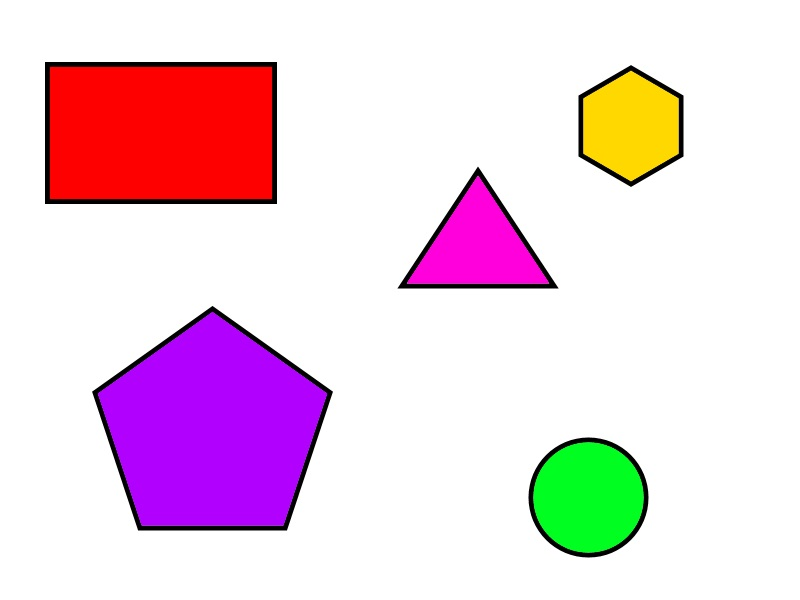
#> input picture images/shape.jpg, 800 x 600 px, found by its file name
$ python img2UML.py
#> lines starting #> are read from the running program, lines starting #| are printed output that depends on the picture; after the words box and inside, x2 and y2 are one past the last pixel; in counts of white or black regions, pixels touching at a corner belong together
import cv2
import matplotlib.pyplot as plt
import os
import numpy as np

def detect_rectangles(img_path, output_dir="NewVersion2"):
    # Step 1: Read input image
#> called with img_path = './images/shape.jpg', output_dir = 'NewVersion2'
    img = cv2.imread(img_path)
#> img is the input picture: shape (600, 800, 3); mean B, G, R 223.7, 210.1, 237.8
    if img is None:
        raise ValueError("Image not found. Check the file path.")

    # Make sure output folder exists
    os.makedirs(output_dir, exist_ok=True)

    # Step 2: Save as BMP (optional)
    bmp_path = os.path.join(output_dir, "output.bmp")
    cv2.imwrite(bmp_path, img)

    # Create a copy for processing
    processed = img.copy()

    # Step 3: Convert to grayscale
    gray = cv2.cvtColor(processed, cv2.COLOR_BGR2GRAY)
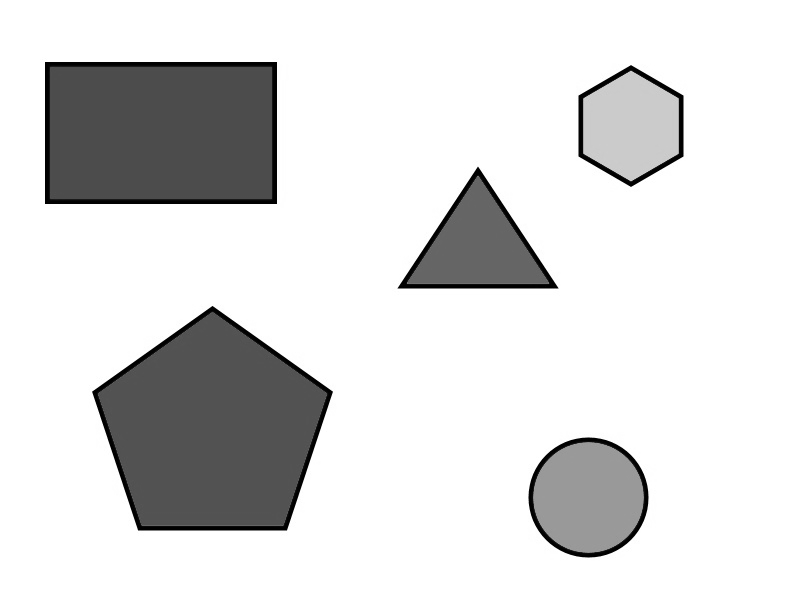
#> gray: shape (600, 800); min 0, max 255, mean 220

    # Step 4: Preprocessing - Apply Gaussian blur to reduce noise
    blurred = cv2.GaussianBlur(gray, (5, 5), 0)

    # Step 5: Adaptive thresholding for better handling of lighting variations
    thresh = cv2.adaptiveThreshold(blurred, 255, cv2.ADAPTIVE_THRESH_GAUSSIAN_C,
                                  cv2.THRESH_BINARY, 11, 2)
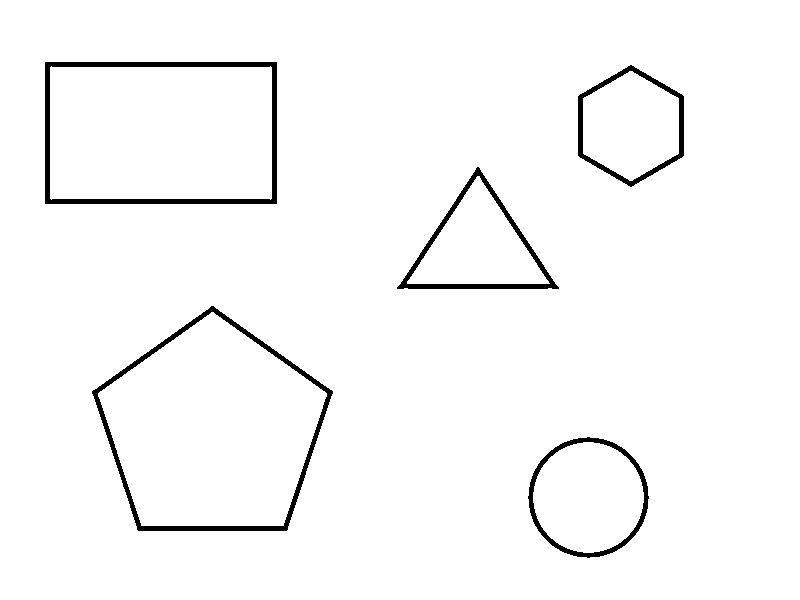
#> thresh: shape (600, 800); 97.4% white; 5 black regions, box (x1, y1, x2, y2) and area: (45, 62, 277, 204) 3636, (92, 306, 333, 531) 3410, (397, 167, 559, 289) 2070, (528, 437, 649, 558) 1697, (578, 65, 684, 187) 1692

    # Step 6: Morphological operations to close gaps and smooth edges
    kernel = np.ones((3, 3), np.uint8)
    morphed = cv2.morphologyEx(thresh, cv2.MORPH_CLOSE, kernel, iterations=2)
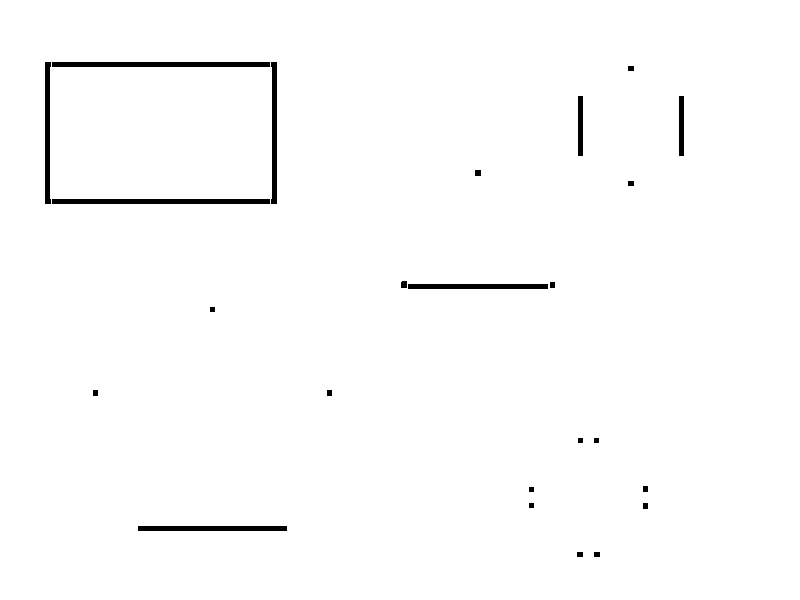
#> morphed: shape (600, 800); 98.7% white; 24 black regions, largest, box (x1, y1, x2, y2) and area: (52, 62, 270, 67) 1090, (52, 199, 270, 204) 1090, (138, 526, 287, 531) 745
    morphed = cv2.morphologyEx(morphed, cv2.MORPH_OPEN, kernel, iterations=1)
#> morphed: shape (600, 800); 98.7% white; 19 black regions

    # Step 7: Detect contours
    contours, _ = cv2.findContours(morphed, cv2.RETR_LIST, cv2.CHAIN_APPROX_SIMPLE)
#> contours = 21 contours; largest, box (x1, y1, x2, y2) and area: (0, 0, 800, 600) 478601, (44, 61, 278, 205) 33317, (50, 67, 272, 199) 28951, (400, 280, 556, 290) 944, (137, 525, 288, 532) 898

    # Copy image for drawing
    detected = img.copy()

    # List to store detected rectangles
    rectangles = []

    # Filter parameters
    min_area = 500  # Minimum area to consider
    max_area = img.shape[0] * img.shape[1] * 0.8  # Maximum area to consider (80% of image)
#> max_area = 384000
    aspect_ratio_range = (0.2, 5.0)  # Valid aspect ratio range

    for cnt in contours:
        # Calculate contour area and filter by size
        area = cv2.contourArea(cnt)
        if area < min_area or area > max_area:
            continue

        # Approximate contour to polygon
        epsilon = 0.02 * cv2.arcLength(cnt, True)
        approx = cv2.approxPolyDP(cnt, epsilon, True)

        # Check if it's a quadrilateral
        if len(approx) == 4:
            # Check convexity
            if not cv2.isContourConvex(approx):
                continue

            # Calculate aspect ratio
            x, y, w, h = cv2.boundingRect(approx)
            aspect_ratio = float(w) / h if h != 0 else 0

            # Filter by aspect ratio
            if aspect_ratio < aspect_ratio_range[0] or aspect_ratio > aspect_ratio_range[1]:
                continue

            # Check if the quadrilateral is reasonably rectangular
            # by measuring the angles between adjacent sides
            vectors = []
            for i in range(4):
                pt1 = approx[i][0]
                pt2 = approx[(i+1) % 4][0]
                vectors.append((pt2[0] - pt1[0], pt2[1] - pt1[1]))

            # Calculate angles between adjacent vectors
            angles = []
            for i in range(4):
                v1 = vectors[i]
                v2 = vectors[(i+1) % 4]
                dot = v1[0]*v2[0] + v1[1]*v2[1]
                mag1 = np.sqrt(v1[0]**2 + v1[1]**2)
                mag2 = np.sqrt(v2[0]**2 + v2[1]**2)
                if mag1 * mag2 > 0:
                    cos_angle = dot / (mag1 * mag2)
                    cos_angle = np.clip(cos_angle, -1, 1)  # Ensure valid range
                    angle = np.degrees(np.arccos(cos_angle))
                    angles.append(angle)

            # Check if angles are close to 90 degrees
            if all(80 <= angle <= 100 for angle in angles):
                rectangles.append(approx)
                cv2.drawContours(detected, [approx], -1, (0, 255, 0), 3)
#> this loop made 21 passes
#> (area, epsilon, approx, x, y, w, h, aspect_ratio) on passes 18, 20: (28951, 14.08, [[50, 67], [50, 198], [271, 198], [271, 67]], 50, 67, 222, 132, 1.68), (33317, 14.99, [[44, 62], [276, 61], [277, 203], [45, 204]], 44, 61, 234, 144, 1.62)
#> area on passes 1, 2, 4, 5, 6, 7: 40, 40, 40, 34, 34, 40
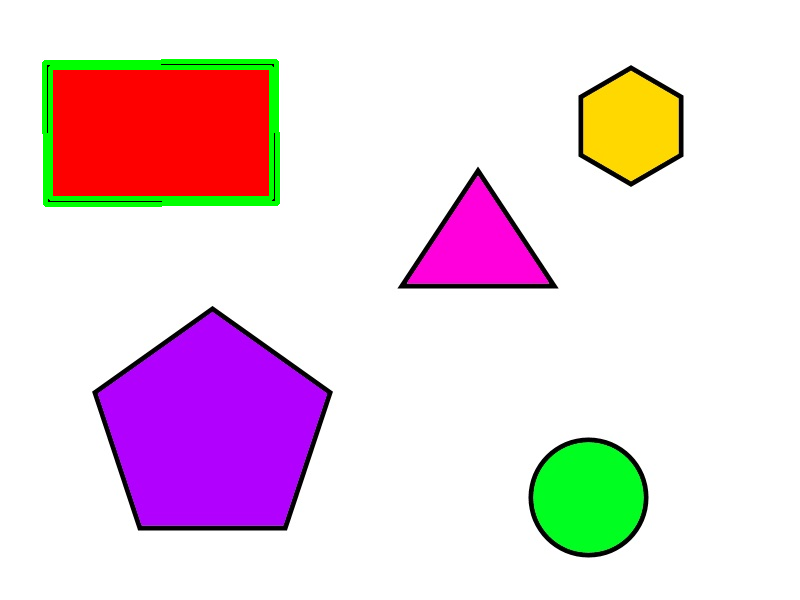
#> detected: shape (600, 800, 3); 1.51% of pixels changed, all inside (x1, y1, x2, y2) = (42, 59, 280, 207)
#> after the loop, rectangles = 2 contours; box (x1, y1, x2, y2) and area: (44, 61, 278, 205) 32945, (50, 67, 272, 199) 28951

    # Step 8: Show results
    fig, axes = plt.subplots(2, 2, figsize=(15, 10))

    axes[0, 0].imshow(cv2.cvtColor(img, cv2.COLOR_BGR2RGB))
    axes[0, 0].set_title("Original Image")
    axes[0, 0].axis("off")

    axes[0, 1].imshow(thresh, cmap="gray")
    axes[0, 1].set_title("Threshold Image")
    axes[0, 1].axis("off")

    axes[1, 0].imshow(morphed, cmap="gray")
    axes[1, 0].set_title("Morphological Operations")
    axes[1, 0].axis("off")

    axes[1, 1].imshow(cv2.cvtColor(detected, cv2.COLOR_BGR2RGB))
    axes[1, 1].set_title(f"Detected Rectangles: {len(rectangles)}")
    axes[1, 1].axis("off")

    print(f"Number of rectangles detected: {len(rectangles)}")
#| Number of rectangles detected: 2

    plt.tight_layout()
    plt.savefig(os.path.join(output_dir, "detection_process.png"))
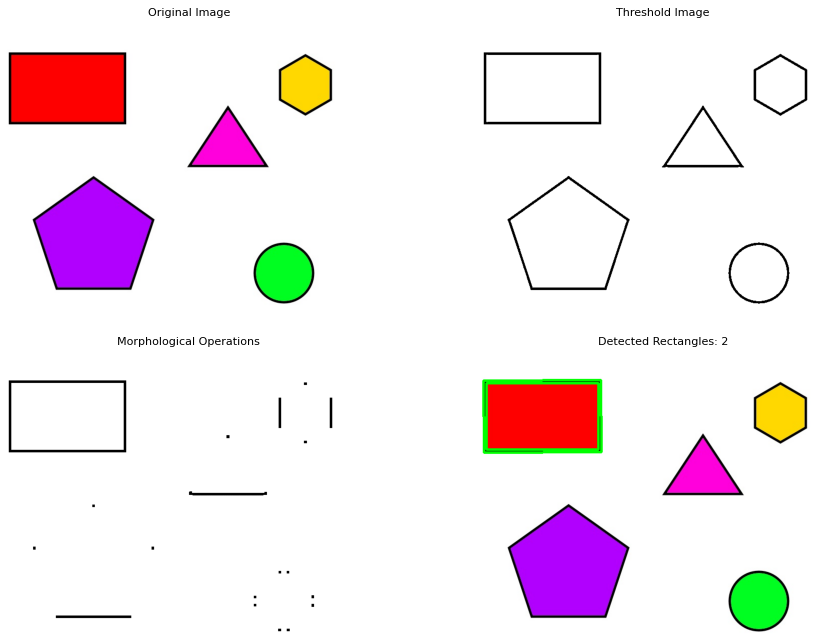
#> figure drawn by matplotlib, 4 panels
    plt.show()

    # Save the result image
    cv2.imwrite(os.path.join(output_dir, "detected_rectangles.jpg"), detected)

    return detected, rectangles

# Run the detection
if __name__ == "__main__":
    img_path = "./images/shape.jpg"  # change to your file name
    detected_img, rectangles = detect_rectangles(img_path)

$ run again, with images/act2.png saved as images/shape.jpg
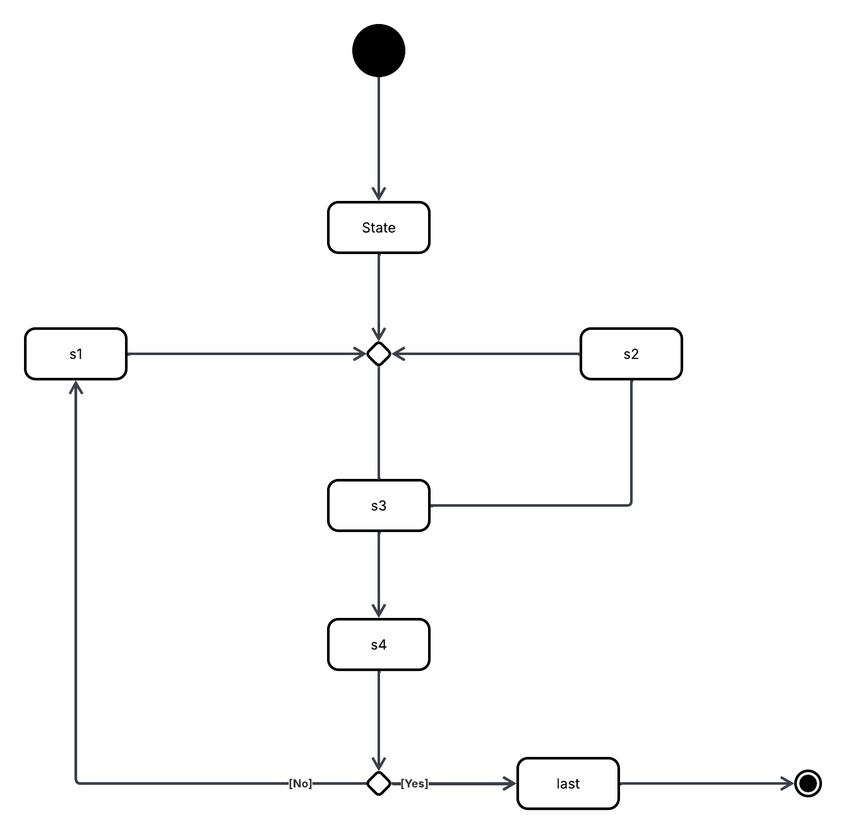
#> input picture images/act2.png, 846 x 834 px, shrunk from 1340 x 1320 before the run, found by its file name
#> in detect_rectangles, img is the input picture: shape (834, 846, 3); mean B, G, R 250.4, 250.3, 250.3
#> in detect_rectangles, `thresh = cv2.adaptiveThreshold(blurred, 255, cv2.ADAPTIVE_THRESH_GAUSS..`:
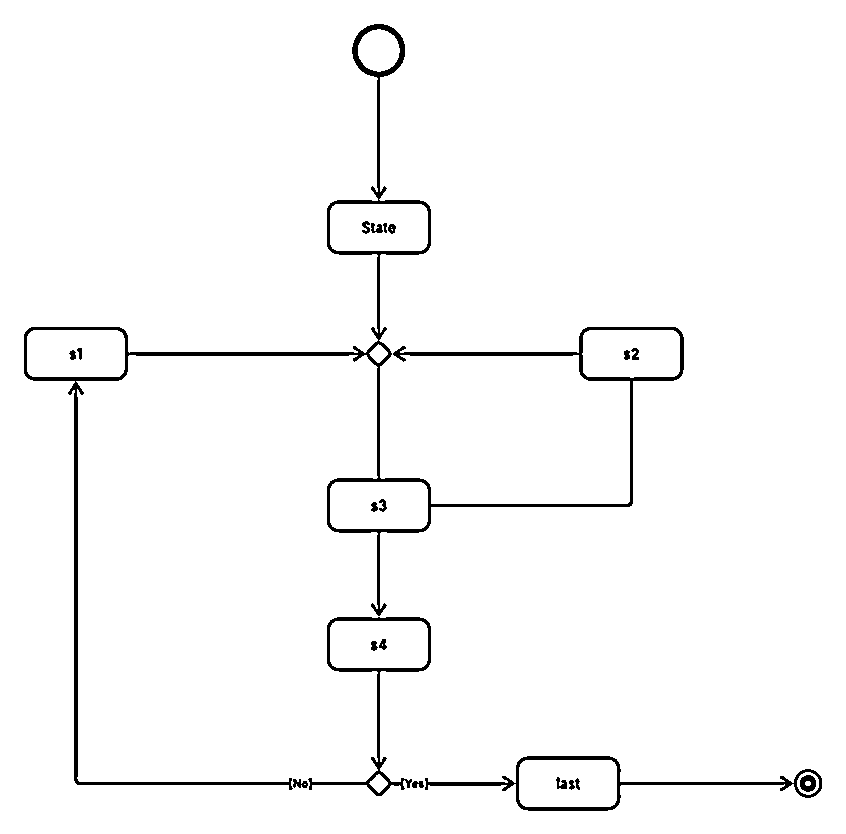
#> thresh: shape (834, 846); 97.6% white; 21 black regions, largest, box (x1, y1, x2, y2) and area: (24, 24, 684, 790) 11511, (425, 756, 822, 811) 2291, (308, 617, 431, 796) 1893
#> morphed: shape (834, 846); 99.9% white; 16 black regions
#> contours = 18 contours; largest, box (x1, y1, x2, y2) and area: (0, 0, 846, 834) 703885, (351, 35, 364, 69) 222, (799, 774, 817, 792) 217, (366, 23, 395, 34) 180, (364, 68, 391, 78) 169
#> the loop in detect_rectangles, `for cnt in contours:` made 18 passes
#> area on passes 1, 3, 4, 5, 6, 7, 8, 9: 34, 40, 34, 217, 40, 34, 34, 34
#> after the loop in detect_rectangles, `for cnt in contours:`: rectangles = []
#| Number of rectangles detected: 0
#> in detect_rectangles, `plt.savefig(os.path.join(output_dir, "detection_process.png"))`:
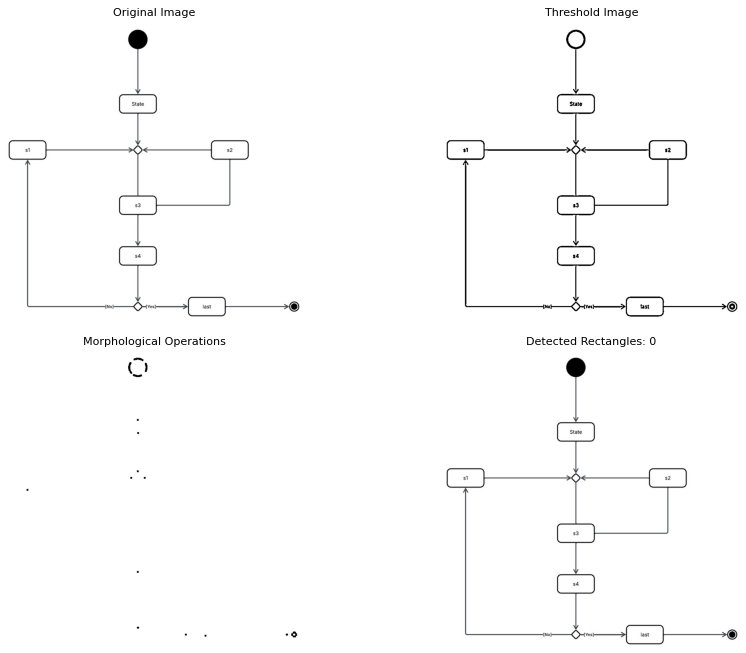
#> figure drawn by matplotlib, 4 panels
